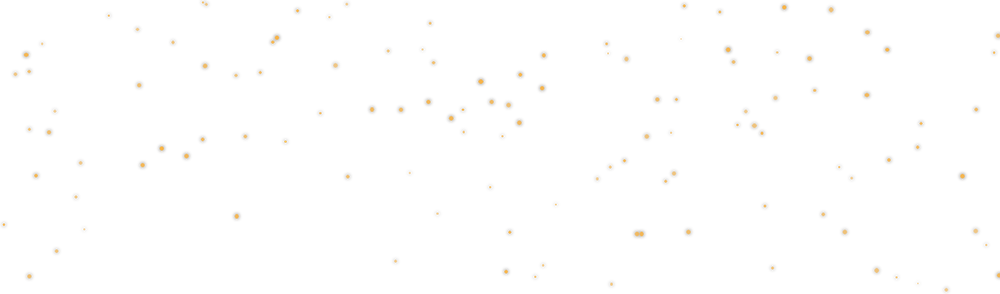
#> input picture exemplos/capivara362-home-vip/assets/brilho.png, 1000 x 294 px, shrunk from 2040 x 600 before the run
$ python tratar.py ../../../../exemplos/capivara362-home-vip/assets/brilho.png ../../../../exemplos/capivara362-home-vip/assets/cena.png
#> lines starting #> are read from the running program, lines starting #| are printed output that depends on the picture; after the words box and inside, x2 and y2 are one past the last pixel; in counts of white or black regions, pixels touching at a corner belong together
"""Tratamento por código das composições da IA (sem gasto), para deixar no padrão do estilo A.

Passos: 1) cola o fundo cinza liso; 2) reforça o contorno preto com borda por gradiente;
3) iguala as cores com um leve aumento de contraste e saturação; 4) suaviza o degradê dos cortes.
Uso: python3 tratar.py entrada.png saida.png
"""
import sys
import numpy as np
from PIL import Image, ImageEnhance, ImageFilter
from scipy import ndimage as ndi

entrada, saida = sys.argv[1], sys.argv[2]
im = Image.open(entrada).convert("RGB")
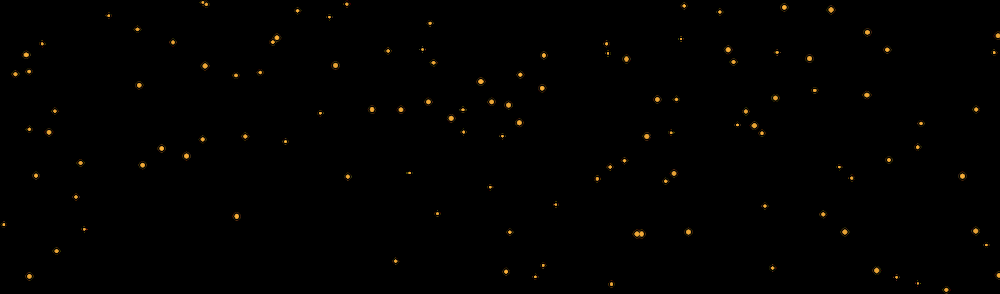
#> im: PIL image 1000x294 RGB; mean R, G, B 1.5, 1.1, 0.3
a = np.array(im).astype(np.float32)

# 1 e 2: onde o gradiente é forte e o pixel é escuro, reforça o traço preto
gray = a.mean(2)
grad = np.hypot(ndi.sobel(gray, 0), ndi.sobel(gray, 1))
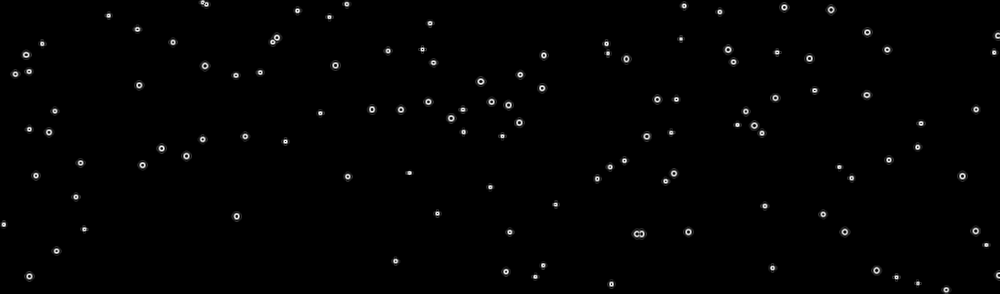
#> grad: shape (294, 1000) float32; min 0, max 675.5, mean 6.2; drawn with min black and max white
contorno = (grad > 120) & (gray < 90)
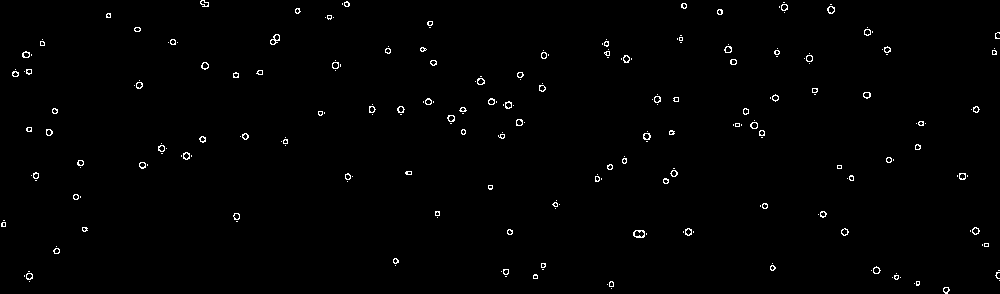
#> contorno: shape (294, 1000) bool; 0.96% white in thin lines or dots
contorno = ndi.binary_dilation(contorno, iterations=1)
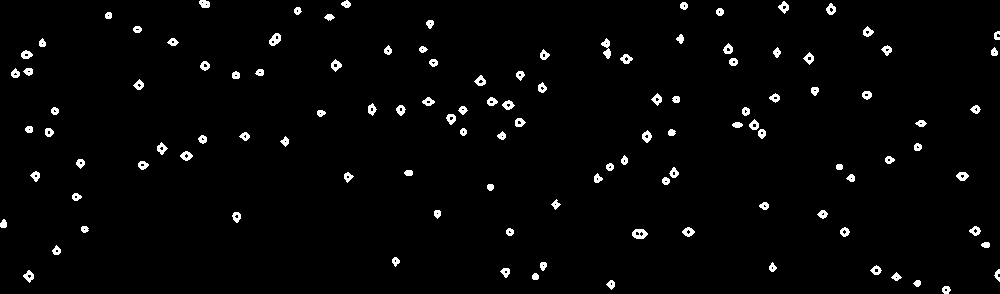
#> contorno: shape (294, 1000) bool; 2.3% white; 115 white regions, largest, box (x1, y1, x2, y2) and area: (632, 229, 648, 239) 111, (601, 38, 611, 59) 108, (269, 33, 281, 46) 99
a[contorno] = a[contorno] * 0.35
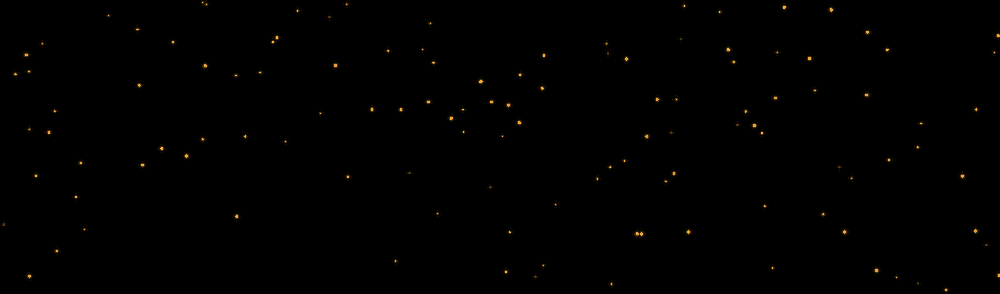
#> a: shape (294, 1000, 3) float32; mean R, G, B 0.8, 0.5, 0.2

out = Image.fromarray(np.clip(a, 0, 255).astype(np.uint8))

# 3: contraste e saturação leves para as cores ficarem uniformes
out = ImageEnhance.Contrast(out).enhance(1.06)
out = ImageEnhance.Color(out).enhance(1.08)

# 4: suavização leve só na cor (não no traço)
blur = out.filter(ImageFilter.MedianFilter(3))
mask = Image.fromarray(((ndi.sobel(gray, 0) ** 2 + ndi.sobel(gray, 1) ** 2) < 1e4).astype(np.uint8) * 255)
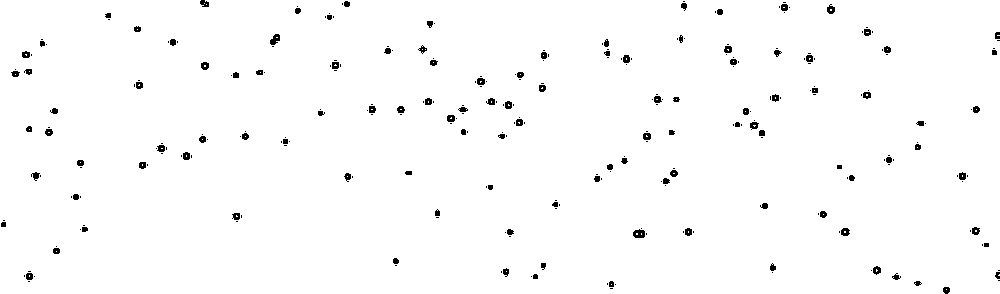
#> mask: PIL image 1000x294 L; 98.5% white; 294 black regions (178 under 20 px), largest, box (x1, y1, x2, y2) and area: (633, 229, 645, 238) 83, (270, 34, 280, 45) 72, (841, 228, 850, 236) 55
out = Image.composite(blur, out, mask)

out.save(saida)
print("ok", saida)

$ run again, on exemplos/capivara362-home-vip/assets/entorno.png
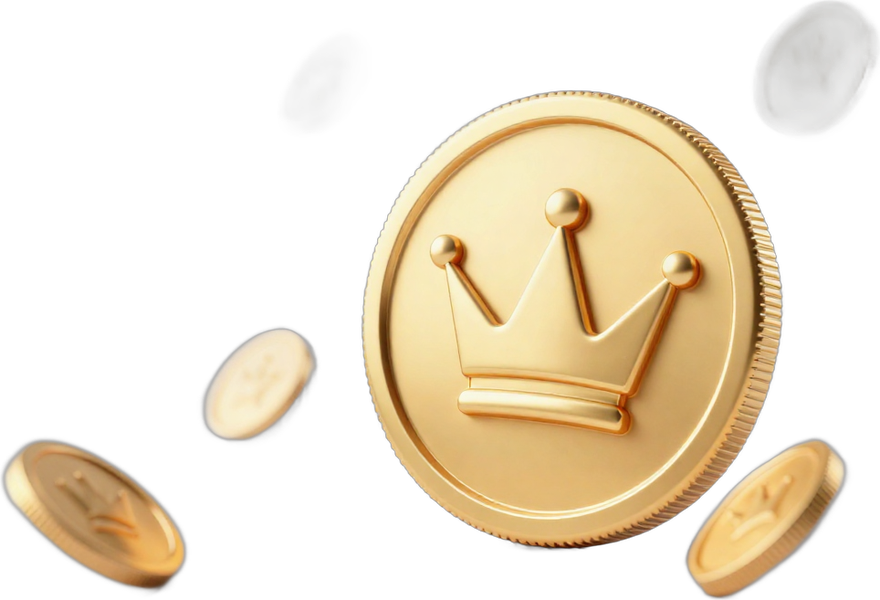
#> input picture exemplos/capivara362-home-vip/assets/entorno.png, 880 x 600 px
#> `contorno = (grad > 120) & (gray < 90)`:
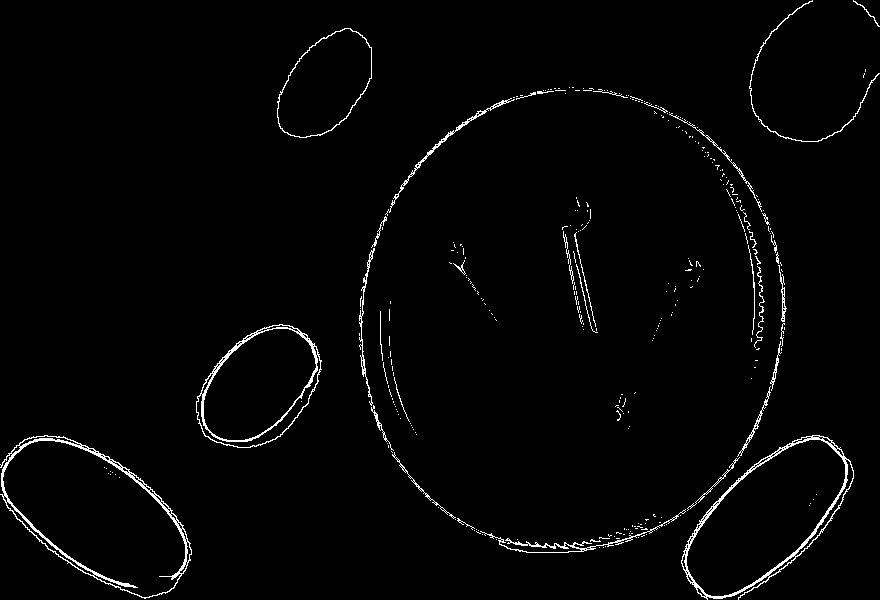
#> contorno: shape (600, 880) bool; 2% white in thin lines or dots
#> `mask = Image.fromarray(((ndi.sobel(gray, 0) ** 2 + ndi.sobel(gray, 1) ..`:
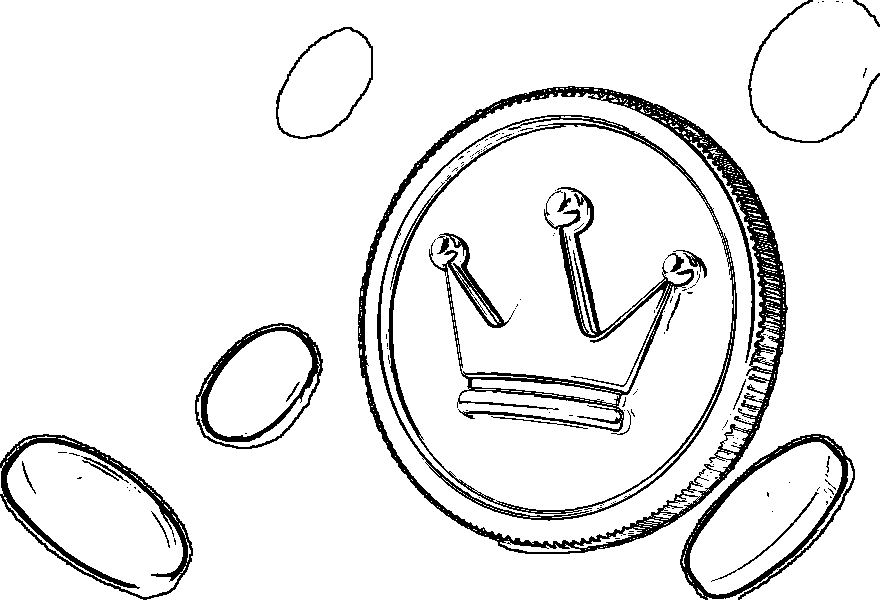
#> mask: PIL image 880x600 L; 91.9% white; 127 black regions (104 under 20 px), largest, box (x1, y1, x2, y2) and area: (358, 86, 788, 554) 14627, (429, 187, 694, 432) 7478, (377, 115, 737, 521) 6861

$ run again, on exemplos/capivara362-home-vip/assets/frente-moedas.png
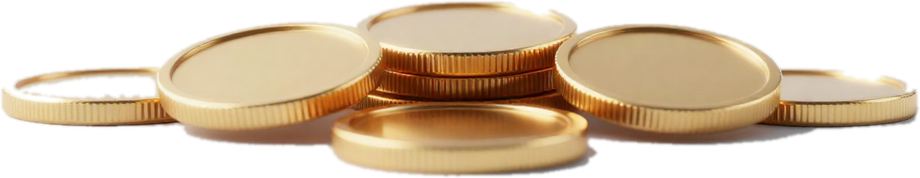
#> input picture exemplos/capivara362-home-vip/assets/frente-moedas.png, 920 x 178 px
#> `contorno = (grad > 120) & (gray < 90)`:
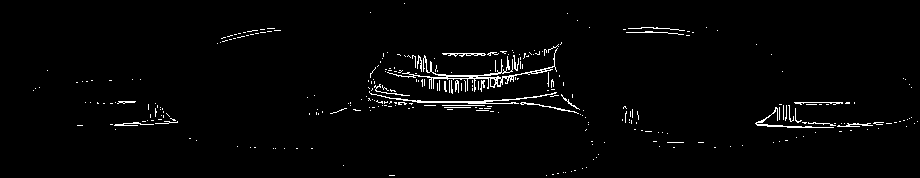
#> contorno: shape (178, 920) bool; 2.1% white in thin lines or dots
#> `mask = Image.fromarray(((ndi.sobel(gray, 0) ** 2 + ndi.sobel(gray, 1) ..`:
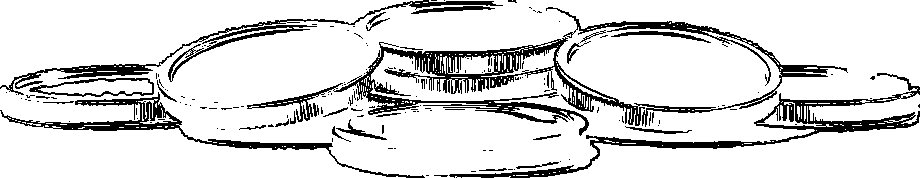
#> mask: PIL image 920x178 L; 85.8% white; 158 black regions (126 under 20 px), largest, box (x1, y1, x2, y2) and area: (247, 7, 848, 136) 9791, (449, 73, 920, 178) 4269, (0, 0, 503, 95) 3097
